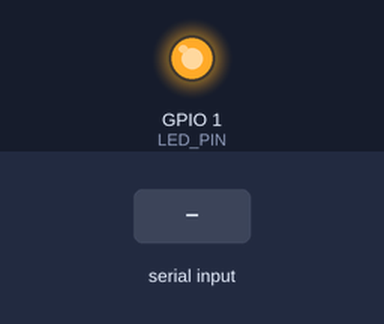
Bench run of a program on a simulated ESP32. Parts: output pins drawn as LEDs (lit = HIGH). The test bench sets the inputs (shaded band). What the program prints to the serial monitor is not drawn.

Above: at 1.3 s.
1.4 s: "e\n" received over Serial
At 2.55 s:
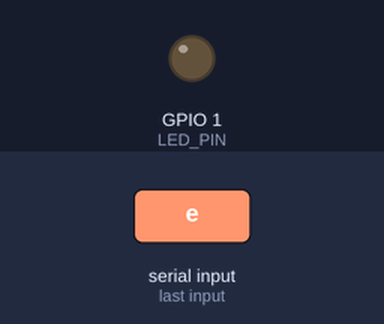
Timing chart, 0 to 4.4 s (numbered marks = the images above; inputs shaded):
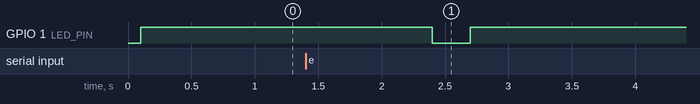

The program:

main.cpp
```cpp
#include <Arduino.h>

#define LED_PIN 1

char buffer[512];
int buffer_len = 0;

int base_beep_duration = 300;

char* morse_table[26] = {
    "et", "teee", "tete", "tee", "e", "eete", "tte", "eeee", "ee", "ettt",
    "tet", "eette", "tt", "te", "ttt", "eett", "tett", "ete", "eee", "t",
    "eet", "eeet", "ett", "teet", "tett", "ttee"
};

void led_blink(int dur) {
    digitalWrite(LED_PIN, LOW);
    delay(dur);
    digitalWrite(LED_PIN, HIGH);
}

void enable_serial() {
    Serial.begin(115200);
    delay(1000);
    Serial.println("input mode. type any character.");
}

void print_morse() {
    Serial.end();

    for(int i = 0; i < buffer_len; i++) {
        if(buffer[i] == ' ') {
            delay(7 * base_beep_duration);
            continue;
        }
        char* ins = morse_table[buffer[i] - 97];
        char last_char = '\0';
        for(int j = 0; j < 4; j++) {
            if(ins[j] == '\0')
                break;

            if(last_char == ins[j])
                delay(base_beep_duration);
            else
                delay(3 * base_beep_duration);

            if(ins[j] == 'e')
                led_blink(base_beep_duration);
            else
                led_blink(3 * base_beep_duration);
            last_char = ins[j];
        }
    }

    buffer_len = 0;
}

void setup() {
    pinMode(LED_PIN, OUTPUT);
    delay(100);
}

void loop() {
    digitalWrite(LED_PIN, HIGH);
    enable_serial();

    while(buffer_len < 512) {
        delay(100);
        if(Serial.available()) {
            char c = Serial.read();
            if(c == '\n') {
                print_morse();
                break;
            }
            if((c >= 'a' && c <= 'z') || c == ' ')
                buffer[buffer_len++] = c;
        }
    }
    if(buffer_len == 512)
        print_morse();
}
```

Measured:
- after the input at 1.4 s, GPIO 1 (LED_PIN): HIGH → LOW after 1.0 s, → HIGH 0.30 s later
